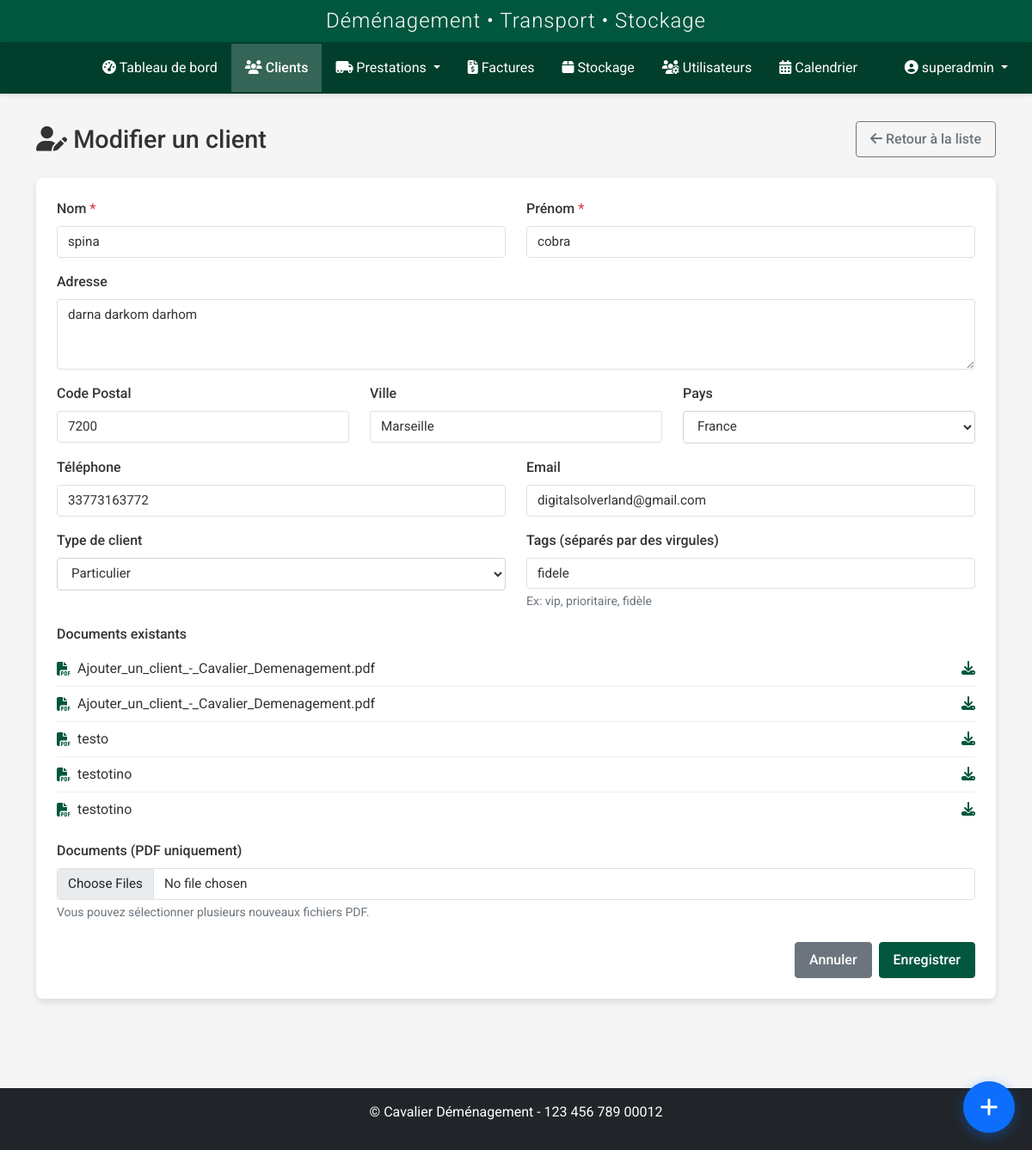
The app's page /clients/clients/edit/4 (signed in) with its own data.
### models.py (models this page shows, shortened)
class User(UserMixin, db.Model):
    id = db.Column(db.Integer, primary_key=True)
    nom = db.Column(db.String(64), nullable=False)
    prenom = db.Column(db.String(64), nullable=False)
    username = db.Column(db.String(64), unique=True, nullable=False)
    email = db.Column(db.String(120), unique=True, nullable=True)
    password_hash = db.Column(db.String(256), nullable=False)
    role = db.Column(db.String(20), nullable=False, default='transporteur')
    statut = db.Column(db.String(20), nullable=False, default='actif')
    vehicule = db.Column(db.String(100), nullable=True)
    type_vehicule_id = db.Column(db.Integer, db.ForeignKey('type_vehicule.id'), nullable=True)
    permis_conduire = db.Column(db.String(50), nullable=True)
    notes = db.Column(db.Text, nullable=True)
    derniere_connexion = db.Column(db.DateTime, nullable=True)
    date_creation = db.Column(db.DateTime, nullable=False, default=datetime.utcnow)
    prestations = db.relationship('Prestation', secondary=prestation_transporteurs, back_populates='transporteurs')
    type_vehicule = db.relationship('TypeVehicule', backref='transporteurs')

class Client(db.Model):
    id = db.Column(db.Integer, primary_key=True)
    nom = db.Column(db.String(64), nullable=False)
    prenom = db.Column(db.String(64), nullable=False)
    adresse = db.Column(db.Text, nullable=True)
    code_postal = db.Column(db.String(10), nullable=True)
    ville = db.Column(db.String(64), nullable=True)
    pays = db.Column(db.String(64), default='France')
    telephone = db.Column(db.String(20), nullable=True)
    email = db.Column(db.String(120), nullable=True)
    type_client = db.Column(db.String(50), nullable=True)
    tags = db.Column(db.Text, nullable=True)
    statut = db.Column(db.String(20), default='actif')
    archive = db.Column(db.Boolean, default=False)
    date_creation = db.Column(db.DateTime, nullable=False, default=datetime.utcnow)
    prestations_principales = db.relationship('Prestation', backref=db.backref('client_principal', lazy=True), lazy=True, foreign_keys="Prestation.client_id")
    prestations_supplementaires = db.relationship('Prestation', secondary=prestation_clients, back_populates='clients_supplementaires')
    factures = db.relationship('Facture', backref='client', lazy=True)

class Document(db.Model):
    id = db.Column(db.Integer, primary_key=True)
    nom = db.Column(db.String(255), nullable=False)
    chemin = db.Column(db.String(255), nullable=False)
    type = db.Column(db.String(50), nullable=True)  # Type de document (facture, contrat, etc.)
    taille = db.Column(db.Integer, nullable=True)   # Taille en octets
    format = db.Column(db.String(20), nullable=True)  # Extension du fichier (pdf, jpg, etc.)
    notes = db.Column(db.Text, nullable=True)  # Notes sur le document
    observations_supplementaires = db.Column(db.Text, nullable=True)  # Observations supplémentaires (texte enrichi)
    tags = db.Column(db.String(200), nullable=True)  # Tags pour faciliter la recherche
    statut = db.Column(db.String(50), default='Actif')  # Actif, Archivé, Supprimé
    date_upload = db.Column(db.DateTime, nullable=False, default=datetime.utcnow)
    date_modification = db.Column(db.DateTime, nullable=True, onupdate=datetime.utcnow)  # Date de dernière modification
    prestation_id = db.Column(db.Integer, db.ForeignKey('prestation.id'), nullable=True)
    client_id = db.Column(db.Integer, db.ForeignKey('client.id'), nullable=True)
    stockage_id = db.Column(db.Integer, db.ForeignKey('stockage.id'), nullable=True)
    user_id = db.Column(db.Integer, db.ForeignKey('user.id'), nullable=True)  # Utilisateur qui a uploadé
    prestation = db.relationship('Prestation', backref=db.backref('documents', lazy=True))
    client = db.relationship('Client', backref=db.backref('documents', lazy=True))
    stockage = db.relationship('Stockage', backref=db.backref('documents', lazy=True))
    user = db.relationship('User', backref=db.backref('documents_uploaded', lazy=True))

### routes/client.py (the view, shortened to what this page needs)
@client_bp.route('/clients/edit/<int:id>', methods=['GET', 'POST'])
@login_required
def edit(id):
    client = Client.query.get_or_404(id)
    form = ClientForm(obj=client)
    documents = Document.query.filter_by(client_id=client.id).all()
    return render_template(
        'clients/edit.html',
        title='Modifier un Client',
        form=form,
        client=client,
        documents=documents
    )

### templates/clients/edit.html (shortened to what this page needs)
{% extends 'base.html' %}
{% block content %}
<div class="client-page">
    <div class="page-title">
        <h1><i class="fas fa-user-edit"></i> Modifier un client</h1>
        <a href="{{ url_for('client.index') }}" class="btn btn-outline-secondary">
            <i class="fas fa-arrow-left"></i> Retour à la liste
        </a>
    </div>
    <div class="card">
        <div class="card-body">
            <form method="POST" enctype="multipart/form-data">
                <div class="row mb-3">
                    <div class="col-md-6">
                        <label for="nom" class="form-label">{{ form.nom.label.text }} <span class="text-danger">*</span></label>
                        {{ form.nom(class="form-control" + (" is-invalid" if form.nom.errors else ""), id="nom") }}
                    </div>
                    <div class="col-md-6">
                        <label for="prenom" class="form-label">{{ form.prenom.label.text }} <span class="text-danger">*</span></label>
                        {{ form.prenom(class="form-control" + (" is-invalid" if form.prenom.errors else ""), id="prenom") }}
                    </div>
                </div>
                <div class="mb-3">
                    <label for="adresse" class="form-label">{{ form.adresse.label.text }}</label>
                    {{ form.adresse(class="form-control" + (" is-invalid" if form.adresse.errors else ""), id="adresse", rows=3) }}
                </div>
                <div class="row mb-3">
                    <div class="col-md-4">
                        <label for="code_postal" class="form-label">{{ form.code_postal.label.text }}</label>
                        {{ form.code_postal(class="form-control" + (" is-invalid" if form.code_postal.errors else ""), id="code_postal") }}
                    </div>
                    <div class="col-md-4">
                        <label for="ville" class="form-label">{{ form.ville.label.text }}</label>
                        {{ form.ville(class="form-control" + (" is-invalid" if form.ville.errors else ""), id="ville", autocomplete="off") }}
                    </div>
                    <div class="col-md-4">
                        <label for="pays" class="form-label">{{ form.pays.label.text }}</label>
                        {{ form.pays(class="form-control" + (" is-invalid" if form.pays.errors else ""), id="pays") }}
                    </div>
                </div>
                <div class="row mb-3">
                    <div class="col-md-6">
                        <label for="telephone" class="form-label">{{ form.telephone.label.text }}</label>
                        {{ form.telephone(class="form-control" + (" is-invalid" if form.telephone.errors else ""), id="telephone") }}
                    </div>
                    <div class="col-md-6">
                        <label for="email" class="form-label">{{ form.email.label.text }}</label>
                        {{ form.email(class="form-control" + (" is-invalid" if form.email.errors else ""), id="email", type="email") }}
                    </div>
                </div>
                <div class="row mb-3">
                    <div class="col-md-6">
                        <label for="type_client" class="form-label">{{ form.type_client.label.text }}</label>
                        {{ form.type_client(class="form-control" + (" is-invalid" if form.type_client.errors else ""), id="type_client") }}
                    </div>
                    <div class="col-md-6">
                        <label for="tags" class="form-label">{{ form.tags.label.text }}</label>
                        {{ form.tags(class="form-control" + (" is-invalid" if form.tags.errors else ""), id="tags") }}
                        <div class="form-text">Ex: vip, prioritaire, fidèle</div>
                    </div>
                </div>
                {% if documents %}
                    <div class="mb-3">
                        <label class="form-label">Documents existants</label>
                        <ul class="document-list">
                            {% for document in documents %}
                                <li>
                                    <div class="document-name">
                                        <i class="fas fa-file-pdf"></i> {{ document.nom }}
                                    </div>
                                    <div class="document-actions">
                                        <a href="{{ url_for('client.download_document', doc_id=document.id) }}" title="Télécharger">
                                            <i class="fas fa-download"></i>
                                        </a>
                                    </div>
                                </li>
                            {% endfor %}
                        </ul>
                    </div>
                {% endif %}
                <div class="mb-4">
                    <label for="documents" class="form-label">{{ form.documents.label.text }}</label>
                    {{ form.documents(class="form-control" + (" is-invalid" if form.documents.errors else ""), id="documents", multiple=True) }}
                    <div class="form-text">Vous pouvez sélectionner plusieurs nouveaux fichiers PDF.</div>
                </div>
                <div class="d-grid gap-2 d-md-flex justify-content-md-end">
                    <a href="{{ url_for('client.index') }}" class="btn btn-secondary">Annuler</a>
                    {{ form.submit(class="btn btn-primary") }}
                </div>
            </form>
        </div>
    </div>
</div>
{% endblock %}

### templates/base.html (shortened to what this page needs)
<!DOCTYPE html>
<html lang="fr">
<head>
    <link href="https://cdn.jsdelivr.net/npm/bootstrap@5.2.3/dist/css/bootstrap.min.css" rel="stylesheet">
    <link rel="stylesheet" href="https://cdnjs.cloudflare.com/ajax/libs/font-awesome/6.2.1/css/all.min.css">
    <link href="https://cdn.jsdelivr.net/npm/fullcalendar@5.11.3/main.min.css" rel="stylesheet">
    <link href="https://cdn.jsdelivr.net/npm/summernote@0.8.18/dist/summernote-lite.min.css" rel="stylesheet">
    <link rel="stylesheet" href="{{ url_for('static', filename='css/style.css') }}">
    <link rel="stylesheet" href="{{ url_for('static', filename='css/notification-flash.css') }}">
    <link rel="stylesheet" href="{{ url_for('static', filename='css/prestations.css') }}">
    <link rel="stylesheet" href="{{ url_for('static', filename='css/custom-calendar.css') }}">
    <link rel="stylesheet" href="{{ url_for('static', filename='css/navbar-logos.css') }}">
    <link rel="stylesheet" href="{{ url_for('static', filename='css/whatsapp-buttons.css') }}">
    <link rel="stylesheet" href="{{ url_for('static', filename='css/quick-access-bubble.css') }}">
</head>
<body {% if current_user.is_authenticated %}data-user-role="{{ current_user.role }}"{% endif %}>
    {% if current_user.is_authenticated %}
        <header>
            <div class="app-header">
                <h2>Déménagement • Transport • Stockage</h2>
            </div>
            <nav class="navbar navbar-dark navbar-expand-lg">
                <div class="container-fluid">
                    <a class="navbar-brand" href="{{ url_for('dashboard.index') }}">
                        <div class="logo-slideshow">
                        </div>
                    </a>
                    <div class="collapse navbar-collapse" id="navbarMain">
                        <ul class="navbar-nav me-auto mb-2 mb-lg-0">
                            <li class="nav-item">
                                <a class="nav-link {% if request.endpoint == 'dashboard.index' %}active{% endif %}" href="{{ url_for('dashboard.index') }}">
                                    <i class="fas fa-tachometer-alt"></i> Tableau de bord
                                </a>
                            </li>
                            <li class="nav-item">
                                <a class="nav-link {% if request.endpoint.startswith('client.') %}active{% endif %}" href="{{ url_for('client.index') }}">
                                    <i class="fas fa-users"></i> Clients
                                </a>
                            </li>
                            <li class="nav-item dropdown">
                                <a class="nav-link dropdown-toggle {% if request.endpoint.startswith('prestation.') %}active{% endif %}" href="#" id="prestationsDropdown" role="button" data-bs-toggle="dropdown" aria-expanded="false">
                                    <i class="fas fa-truck-moving"></i> Prestations
                                </a>
                            </li>
                            <li class="nav-item">
                                <a class="nav-link {% if request.endpoint.startswith('facture.') %}active{% endif %}" href="{{ url_for('facture.index') }}">
                                    <i class="fas fa-file-invoice-dollar"></i> Factures
                                </a>
                            </li>
                            <li class="nav-item">
                                <a class="nav-link {% if request.endpoint.startswith('stockage.') %}active{% endif %}" href="{{ url_for('stockage.index') }}">
                                    <i class="fas fa-box"></i> Stockage
                                </a>
                            </li>
                            {% if current_user.is_admin %}
                            <li class="nav-item">
                                <a class="nav-link {% if request.endpoint.startswith('user.') %}active{% endif %}" href="{{ url_for('user.index') }}">
                                    <i class="fas fa-users-cog"></i> Utilisateurs
                                </a>
                            </li>
                            {% endif %}
                            <li class="nav-item">
                                <a class="nav-link {% if request.endpoint.startswith('calendrier.') %}active{% endif %}" href="{{ url_for('calendrier.fullscreen') }}">
                                    <i class="fas fa-calendar-alt"></i> Calendrier
                                </a>
                            </li>
                        </ul>
                        <ul class="navbar-nav">
                            <li class="nav-item dropdown">
                                <a class="nav-link dropdown-toggle" href="#" id="userDropdown" role="button" data-bs-toggle="dropdown">
                                    <i class="fas fa-user-circle"></i> {{ current_user.username }}
                                </a>
                            </li>
                        </ul>
                    </div>
                </div>
            </nav>
        </header>
        <main class="main-content">
            <div class="container">
                {% block content %}{% endblock %}
            </div>
        </main>
        <footer class="mt-5 py-3 bg-dark text-white">
            <div class="container text-center">
                <p>&copy; {{ config.COMPANY_FULL_NAME }} - {{ config.COMPANY_SIRET }}</p>
            </div>
        </footer>
    {% else %}
        <main class="main-content">
            <div class="container">
                {% block auth_content %}{% endblock %}
            </div>
        </main>
    {% endif %}
</body>
</html>

### records on screen
User: username "superadmin"
Client: nom "spina", prenom "cobra", adresse "darna darkom darhom", code_postal "7200", ville "Marseille", pays "France", telephone "33773163772", email "digitalsolverland@gmail.com", type_client "Particulier", tags "fidele"
Document: nom "Ajouter_un_client_-_Cavalier_Demenagement.pdf"
Document: nom "Ajouter_un_client_-_Cavalier_Demenagement.pdf"
Document: nom "testo"
Document: nom "testotino"
Document: nom "testotino"

### other values on screen
{{ config.COMPANY_FULL_NAME }} "Cavalier Déménagement"
{{ config.COMPANY_SIRET }} "123 456 789 00012"
